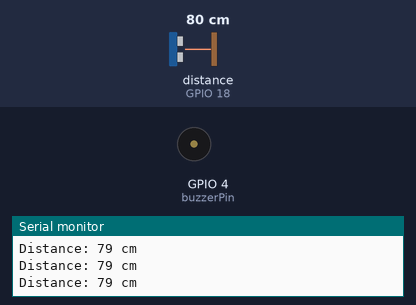
A sketch run on a simulated ESP32. On the bench: buzzer (waves = sounding, pin HIGH), the last lines printed to the serial monitor. Wiring (from diagram.json): ultrasonic range finder: trigger GPIO 5; echo GPIO 18. Inputs (shaded band) come from the test bench; at power-on: distance to the obstacle (sensor on GPIO 18) 80 cm. The echo pulse lasts 58.3 µs per cm; pins used as bus, display or sensor lines are not drawn.

Above: at 1.2 s.
1.3 s: distance to the obstacle (sensor on GPIO 18) set to 29 cm
2.8 s: distance to the obstacle (sensor on GPIO 18) set to 22 cm
At 4.0 s:
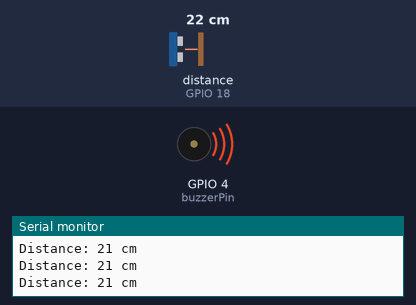
4.3 s: distance to the obstacle (sensor on GPIO 18) set to 35 cm
At 5.1 s:
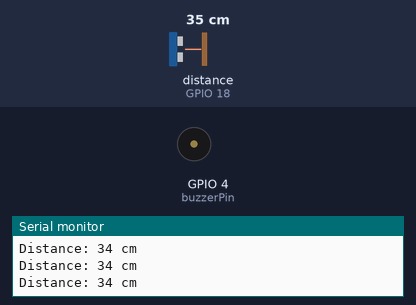
5.8 s: distance to the obstacle (sensor on GPIO 18) set to 2 cm
At 6.4 s:
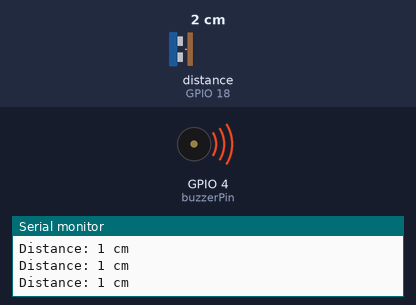
Timing chart, 0 to 8.3 s (numbered marks = the images above; inputs shaded):
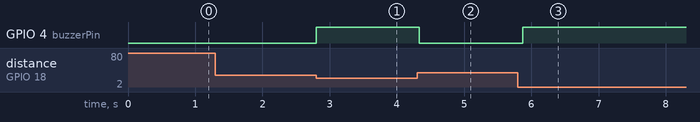

The sketch:

sketch.ino
```cpp
// Define pins
const int trigPin = 5;      // Trigger pin of ultrasonic sensor connected to GPIO 5
const int echoPin = 18;     // Echo pin connected to GPIO 18
const int buzzerPin = 4;    // Buzzer connected to GPIO 4

// Define threshold distance in cm
const int distanceThreshold = 25;

void setup() {
  Serial.begin(115200);           // Start serial communication
  pinMode(trigPin, OUTPUT);       // Set trigger as output
  pinMode(echoPin, INPUT);        // Set echo as input
  pinMode(buzzerPin, OUTPUT);     // Set buzzer pin as output
}

void loop() {
  long duration;
  int distance;

  // Send a 10us HIGH pulse to trigger the sensor
  digitalWrite(trigPin, LOW);
  delayMicroseconds(2);

  digitalWrite(trigPin, HIGH);
  delayMicroseconds(10);
  digitalWrite(trigPin, LOW);

  // Read the echo time
  duration = pulseIn(echoPin, HIGH);

  // Calculate distance in cm
  distance = duration * 0.034 / 2;

  Serial.print("Distance: ");
  Serial.print(distance);
  Serial.println(" cm");

  // If object is closer than threshold, turn on buzzer
  if (distance > 0 && distance < distanceThreshold) {
    digitalWrite(buzzerPin, HIGH);
  } else {
    digitalWrite(buzzerPin, LOW);
  }

  delay(100);  // Small delay for stability
}
```

Measured:
- the behaviour switches between 26 and 25 cm on distance to the obstacle (sensor on GPIO 18) (found by bisection; images 0 and 1)
- after the input at 2.8 s, GPIO 4 (buzzerPin): LOW → HIGH at once
- after the input at 4.3 s, GPIO 4 (buzzerPin): HIGH → LOW at once
- after the input at 5.8 s, GPIO 4 (buzzerPin): LOW → HIGH after 0.07 s
